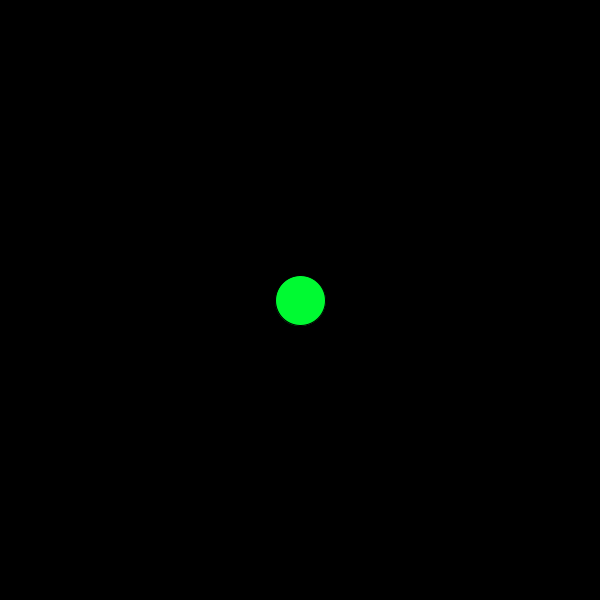
Frame 1 (no input)
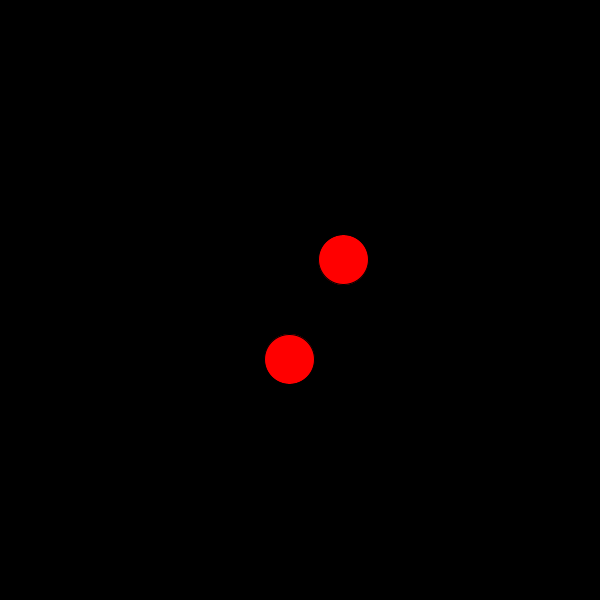
Frame 60 (the mouse pressed at the canvas centre just before this capture)
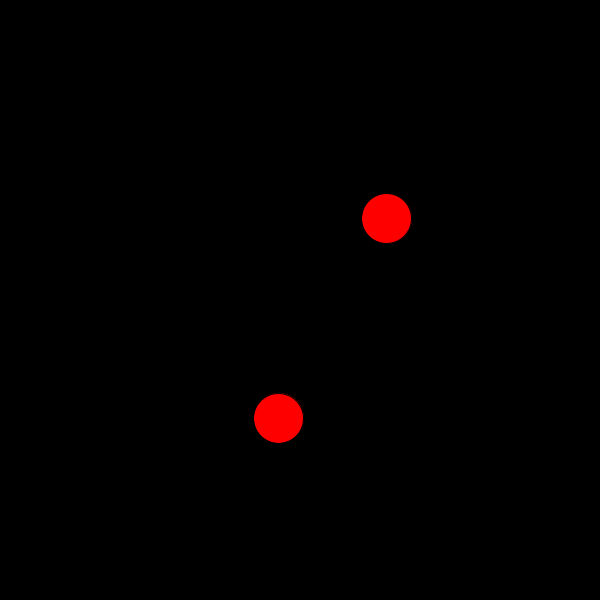
Frame 120 (the mouse held since frame 60 and released just before this capture)

The Processing sketch that drew these frames (run headless with seeded random() and noise(); from frame 60 on, the mouse is pressed at the canvas centre):

// Processing sketch: Colliding_Balls
// ── Colliding_Balls.pde
PVector location;
PVector velocity;
PVector acceleration;
PVector location2;
PVector velocity2;
PVector acceleration2;
int dia = 50;
int dia2 = 50;

void setup() {
  size(600, 600);
  location = new PVector(width/2, height/2);
  velocity = PVector.random2D();
  acceleration = new PVector(0, 0);
  location2 = new PVector(width/2, height/2);
  velocity2 = PVector.random2D();
  acceleration2 = new PVector(0, 0);
}

void draw() {
  background(0);
  velocity.add(acceleration);
  location.add(velocity);
  velocity2.add(acceleration2);
  location2.add(velocity2);

  if (location.dist(location2) < dia/2 + dia2/2) {
    fill(0, 250, 50);
    if (location.x < location2.x) {
      velocity.x = -abs(velocity.x);
      velocity2.x = abs(velocity2.x);
    } else {
      velocity.x = abs(velocity.x);
      velocity2.x = -abs(velocity2.x);
    }
    if (location.y < location2.y) {
      velocity.y = -abs(velocity.y);
      velocity2.y = abs(velocity2.y);
    } else {
      velocity.y = abs(velocity.y);
      velocity2.y = -abs(velocity2.y);
    }
  } else {
    fill(255, 0, 0);
  }
  ellipse(location.x, location.y, dia, dia);
  ellipse(location2.x, location2.y, dia2, dia2);

  if (location.x + dia/2 > width || location.x - dia/2 < 0) {
    velocity.x *= -1;
  }
  if (location.y + dia/2 > height || location.y - dia/2 < 0) {
    velocity.y *= -1;
  }
  if (location2.x + dia2/2 > width || location2.x - dia2/2 < 0) {
    velocity2.x *= -1;
  }
  if (location2.y + dia2/2 > height || location2.y - dia2/2 < 0) {
    velocity2.y *= -1;
  }
}

void mouseReleased() {
  location2.set(mouseX, mouseY);
}
